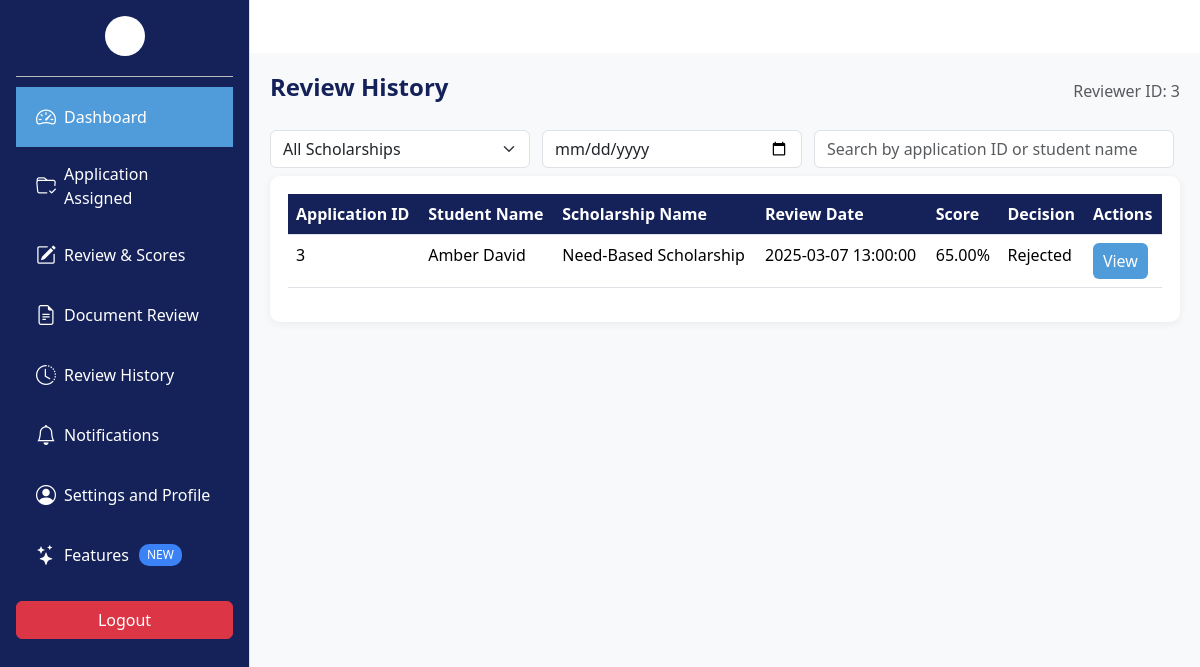
The app's page /reviewer/history.php with its own data.
### tables this page shows
CREATE TABLE ReviewCommittee (
    reviewer_id INT PRIMARY KEY AUTO_INCREMENT,
    name VARCHAR(100) NOT NULL,
    email VARCHAR(100) NOT NULL UNIQUE,
    role ENUM('Senior Reviewer', 'Junior Reviewer') NOT NULL,
    user_id INT NOT NULL,
    FOREIGN KEY (user_id) REFERENCES Users(user_id) ON DELETE CASCADE
);

CREATE TABLE Reviews (
    review_id INT PRIMARY KEY AUTO_INCREMENT,
    application_id INT NOT NULL,
    reviewer_id INT NOT NULL,
    review_date TIMESTAMP DEFAULT CURRENT_TIMESTAMP,
    score DECIMAL(5,2) CHECK (score BETWEEN 0 AND 100),
    comments TEXT,
    decision ENUM('Pending', 'Approved', 'Rejected', 'Needs More Info') DEFAULT 'Pending',
    FOREIGN KEY (application_id) REFERENCES Applications(application_id) ON DELETE CASCADE,
    FOREIGN KEY (reviewer_id) REFERENCES ReviewCommittee(reviewer_id) ON DELETE CASCADE
);

CREATE TABLE Scholarships (
    scholarship_id INT PRIMARY KEY AUTO_INCREMENT,
    name VARCHAR(255) NOT NULL,
    amount DECIMAL(10,2) NOT NULL CHECK (amount > 0),
    gpa DECIMAL(3,1) DEFAULT NULL,
    other_criteria VARCHAR(255) DEFAULT NULL,
    application_start DATE DEFAULT NULL,
    application_end DATE NOT NULL,
    status ENUM('Open', 'Closed', 'Awarded') DEFAULT 'Open',
    created_at TIMESTAMP DEFAULT CURRENT_TIMESTAMP
);

### reviewer/history.php (the view, shortened to what this page needs)
<?php
include "../Database/db.php";
$session_user_id = $_SESSION['user_id'] ?? 4;
function h($s){ return htmlspecialchars($s, ENT_QUOTES, 'UTF-8'); }
$errors = [];
$reviews = [];
$reviewer_id = null;
if (!$conn) {
    $errors[] = "Database connection not available.";
} else {
    $stmt = $conn->prepare("SELECT reviewer_id FROM ReviewCommittee WHERE user_id = ? LIMIT 1");
    if (!$stmt) {
        $errors[] = "Prepare failed (finding reviewer): " . $conn->error;
    } else {
        $stmt->bind_param("i", $session_user_id);
        $stmt->execute();
        $res = $stmt->get_result();
        if ($res && $res->num_rows > 0) {
            $row = $res->fetch_assoc();
            $reviewer_id = (int)$row['reviewer_id'];
        } else {
            $errors[] = "No reviewer profile found for this user. (user_id={$session_user_id})";
        }
    }
}
if ($reviewer_id) {
    $sql = "
      SELECT r.review_id,
             r.application_id,
             r.review_date,
             r.score,
             r.comments,
             r.decision,
             a.student_id,
             s.first_name,
             s.last_name,
             sc.scholarship_id,
             sc.name AS scholarship_name
      FROM Reviews r
      JOIN Applications a ON r.application_id = a.application_id
      JOIN Students s ON a.student_id = s.student_id
      JOIN Scholarships sc ON a.scholarship_id = sc.scholarship_id
      WHERE r.reviewer_id = ?
      ORDER BY r.review_date DESC
    ";
    $stmt = $conn->prepare($sql);
    if (!$stmt) {
        $errors[] = "Prepare failed (fetching reviews): " . $conn->error;
    } else {
        $stmt->bind_param("i", $reviewer_id);
        if (!$stmt->execute()) {
            $errors[] = "Execute failed (fetching reviews): " . $stmt->error;
        } else {
            $res = $stmt->get_result();
            if ($res) {
                while ($r = $res->fetch_assoc()) {
                    $r['student_name'] = trim($r['first_name'] . ' ' . $r['last_name']);
                    $r['score'] = $r['score'] !== null ? (float)$r['score'] : null;
                    $reviews[] = $r;
                }
            }
        }
    }
}
?>
<!DOCTYPE html>
<html lang="en">
<head>
  <link href="https://cdn.jsdelivr.net/npm/bootstrap@5.3.3/dist/css/bootstrap.min.css" rel="stylesheet"/>
  <link href="https://cdn.jsdelivr.net/npm/bootstrap-icons@1.10.5/font/bootstrap-icons.css" rel="stylesheet"/>
</head>
<body>
<?php include 'sidebar.php'; ?>
<div class="main-content">
  <div class="page-header">
    <h1>Review History</h1>
    <div class="text-muted">Reviewer ID: <?= $reviewer_id ? h($reviewer_id) : 'N/A' ?></div>
  </div>
  <div class="filters mb-2">
    <select id="scholarshipFilter" class="form-select">
      <option value="">All Scholarships</option>
    </select>
    <input id="reviewDateFilter" type="date" class="form-control" placeholder="Filter by review date"/>
    <input id="searchInput" type="text" class="form-control" placeholder="Search by application ID or student name" style="max-width:360px"/>
  </div>
  <div class="review-table">
    <table class="table table-hover">
      <thead>
        <tr>
          <th>Application ID</th>
          <th>Student Name</th>
          <th>Scholarship Name</th>
          <th>Review Date</th>
          <th>Score</th>
          <th>Decision</th>
          <th>Actions</th>
        </tr>
      </thead>
      <tbody id="reviewTable">
        <?php if (empty($reviews)): ?>
          <tr><td colspan="7" class="muted-centre">No review history found.</td></tr>
        <?php else: ?>
          <?php foreach ($reviews as $r):
            $appId = h($r['application_id']);
            $studentName = h($r['student_name']);
            $schName = h($r['scholarship_name']);
            $reviewDate = h($r['review_date']);
            $score = $r['score'] !== null ? h(number_format($r['score'],2)) : '-';
            $decision = h($r['decision'] ?? '-');
            ?>
            <tr data-scholarship="<?= h(strtolower($r['scholarship_name'])) ?>" data-review-date="<?= h($r['review_date']) ?>" data-search="<?= h(strtolower($appId . ' ' . $studentName)) ?>">
              <td><?= $appId ?></td>
              <td><?= $studentName ?></td>
              <td><?= $schName ?></td>
              <td><?= $reviewDate ?></td>
              <td><?= $score ?>%</td>
              <td><?= $decision ?></td>
              <td>
                <button class="btn btn-expand" onclick="toggleSummary(this)">View</button>
              </td>
            </tr>
          <?php endforeach; ?>
        <?php endif; ?>
      </tbody>
    </table>
  </div>
</div>
</body>
</html>

### reviewer/history.php (style rules this page uses)
.main-content { background:#f8f9fa; min-height:100vh; padding:22px; }
.page-header { display:flex; justify-content:space-between; align-items:center; margin-bottom:20px; }
.page-header h1 { font-size:24px; font-weight:600; color:#152259; }
.filters { display:flex; gap:12px; margin-bottom:18px; flex-wrap:wrap; }
.filters .form-select, .filters .form-control { max-width:260px; }
.review-table { background:#fff; border-radius:10px; padding:18px; box-shadow:0 2px 8px rgba(0,0,0,0.06); }
.review-table th { background:#152259; color:#fff; }
.btn-expand { background:#509CDB; color:#fff; border:none; padding:6px 10px; border-radius:6px; }

### reviewer/sidebar.php (style rules this page uses)
.main-content { margin-left: 250px; padding: 20px; }

### records on screen
reviewcommittee: reviewer_id "3"
reviews: application "3", studentName "Amber David", scholarships.name "Need-Based Scholarship", review_date "2025-03-07 13:00:00", score "65.00", decision "Rejected"
